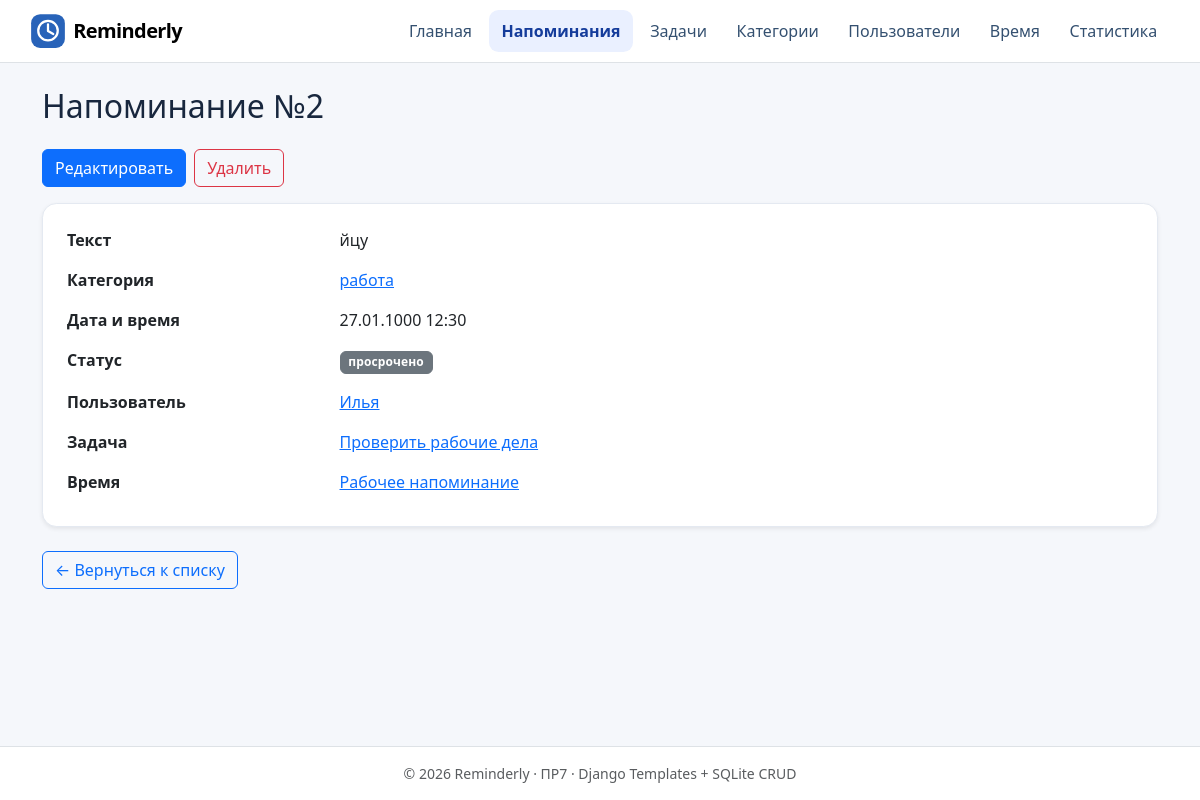
/reminders/2/, run on the app's committed database.
### planner/models.py (models this page shows, shortened)
class Reminder(models.Model):
    text = models.TextField()
    category = models.ForeignKey(
        Category, on_delete=models.PROTECT, related_name="reminders",
    )
    remind_at = models.DateTimeField(db_index=True)
    user = models.ForeignKey(
        User, on_delete=models.PROTECT, related_name="reminders",
        null=True, blank=True,
    )
    task = models.ForeignKey(
        Task, on_delete=models.PROTECT, related_name="reminders",
        null=True, blank=True,
    )
    time = models.ForeignKey(
        Time, on_delete=models.PROTECT, related_name="reminders",
        null=True, blank=True,
    )

class Category(models.Model):
    name = models.CharField(max_length=100, unique=True)
    description = models.TextField(blank=True, default="")

class User(models.Model):
    name = models.CharField(max_length=120)
    email = models.EmailField(unique=True)

class Task(models.Model):
    title = models.CharField(max_length=200)
    description = models.TextField(blank=True, default="")
    user = models.ForeignKey(
        User, on_delete=models.PROTECT, related_name="tasks",
    )
    category = models.ForeignKey(
        Category, on_delete=models.PROTECT, related_name="tasks",
    )
    is_completed = models.BooleanField(default=False)

class Time(models.Model):
    label = models.CharField(max_length=120)
    moment = models.DateTimeField()

### planner/views.py (the view)
# urls.py: path("reminders/<int:reminder_id>/", views.reminder_detail,
@require_GET
@db_page
def reminder_detail(request, reminder_id):
    reminder = get_object_or_404(
        Reminder.objects.select_related("category", "user", "task", "time"),
        pk=reminder_id,
    )
    return render(request, "planner/reminder_detail.html", {
        "reminder": reminder, "category": reminder.category,
        "user": reminder.user, "task": reminder.task, "time": reminder.time,
        "status": _status(reminder, _now()),
    })

### planner/views.py (called while the page is built)
def db_page(func):
    @wraps(func)
    def wrapped(request, *args, **kwargs):
        try:
            return func(request, *args, **kwargs)
        except Http404:
            return render(request, "errors/not_found.html", status=404)
        except (DatabaseError, OSError):
            return render(request, "errors/data_error.html", status=500)
    return wrapped

def _now():
    now = timezone.now()
    return timezone.localtime(now) if settings.USE_TZ else now

def _status(reminder, now):
    moment = reminder.remind_at
    if settings.USE_TZ:
        moment = timezone.localtime(moment)
    label = get_reminder_status(moment, now)
    return {"label": label, "positive": label == "актуально"}

### reminders.py (called while the page is built)
def _validate_current_time(current_time: datetime) -> None:
    if not isinstance(current_time, datetime):
        raise ValueError("Текущее время должно быть объектом datetime.")

def get_reminder_status(
    reminder_time: datetime, current_time: datetime
) -> str:
    _validate_current_time(reminder_time)
    _validate_current_time(current_time)
    reminder_minute = reminder_time.replace(second=0, microsecond=0)
    current_minute = current_time.replace(second=0, microsecond=0)
    if current_minute < reminder_minute:
        return "ещё не наступило"
    if current_minute == reminder_minute:
        return "актуально"
    return "просрочено"

### planner/templates/planner/reminder_detail.html (shortened to what this page needs)
{% extends 'base.html' %}
{% block content %}
<h1 class="h2 mb-4">Напоминание №{{ reminder.id }}</h1>
<div class="d-flex flex-wrap gap-2 mb-3">
  <a class="btn btn-primary" href="{% url 'planner:reminder_edit' reminder.id %}">Редактировать</a>
  <a class="btn btn-outline-danger" href="{% url 'planner:reminder_delete' reminder.id %}">Удалить</a>
</div>
<section class="card shadow-sm"><div class="card-body p-4">
  <dl class="row mb-0 gy-2">
    <dt class="col-sm-3">Текст</dt><dd class="col-sm-9 value">{{ reminder.text }}</dd>
    <dt class="col-sm-3">Категория</dt><dd class="col-sm-9"><a href="{% url 'planner:category_detail' category.id %}">{{ category.name }}</a></dd>
    <dt class="col-sm-3">Дата и время</dt><dd class="col-sm-9">{{ reminder.remind_at|date:'d.m.Y H:i' }}</dd>
    <dt class="col-sm-3">Статус</dt><dd class="col-sm-9">{% include 'planner/includes/status_badge.html' %}</dd>
    {% if user %}<dt class="col-sm-3">Пользователь</dt><dd class="col-sm-9"><a href="{% url 'planner:user_detail' user.id %}">{{ user.name }}</a></dd>{% endif %}
    {% if task %}<dt class="col-sm-3">Задача</dt><dd class="col-sm-9"><a href="{% url 'planner:task_detail' task.id %}">{{ task.title }}</a></dd>{% endif %}
    {% if time %}<dt class="col-sm-3">Время</dt><dd class="col-sm-9"><a href="{% url 'planner:time_detail' time.id %}">{{ time.label }}</a></dd>{% endif %}
  </dl>
</div></section>
<a class="btn btn-outline-primary mt-4" href="{% url 'planner:reminder_list' %}">← Вернуться к списку</a>
{% endblock %}

### homepage/static/homepage/css/style.css (style rules this page uses)
:root { --ink: #18273e; --muted: #66758c; --line: #e4e9f1; }
body { min-height: 100vh; background: #f5f7fb; color: var(--ink); display: flex; flex-direction: column; }
.card { border: 1px solid var(--line); border-radius: .9rem; }
.value { overflow-wrap: anywhere; }

### data on the page
Reminder: id "2", text "йцу", remind_at "27.01.1000 12:30"
Category: name "работа"
User: name "Илья"
Task: title "Проверить рабочие дела"
Time: label "Рабочее напоминание"

### other printed values
{{ status.label|default:'Неактуально' }} "просрочено"
